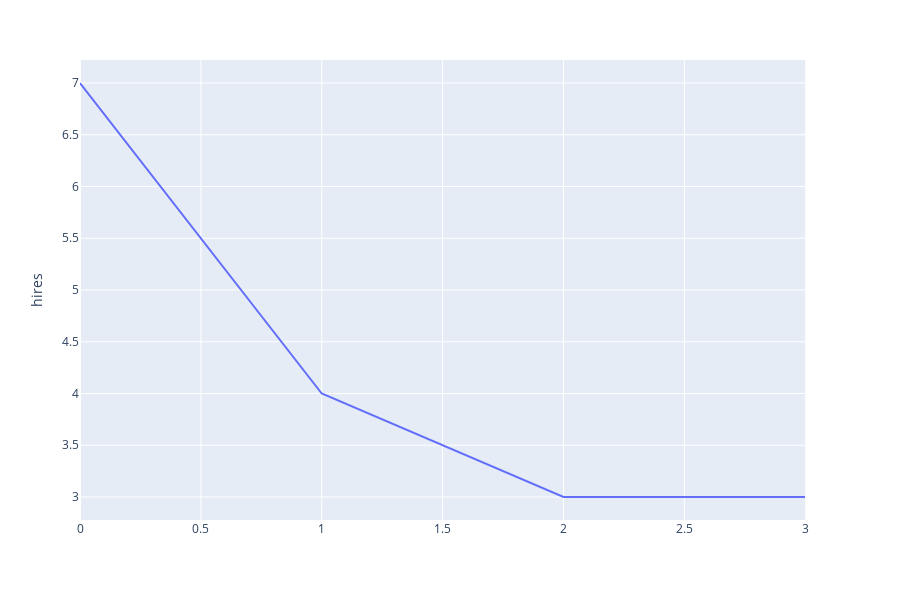

Write notebook code for a chart like this one.
### Code cell
import plotly.express as px

fig = px.line(df_test, y="hires")
fig.show()

### Figure 1 — Plotly figure (JSON) as saved in the notebook; plotly's stock layout.template omitted (floating-point values rounded to 4 significant figures)
{"data": [{"hoverlabel": {"namelength": 0}, "hovertemplate": "hires=%{y}", "legendgroup": "", "line": {"color": "#636efa", "dash": "solid"}, "mode": "lines", "name": "", "showlegend": false, "type": "scatter", "xaxis": "x", "y": [7, 4, 3, 3], "yaxis": "y"}], "layout": {"height": 600, "legend": {"tracegroupgap": 0}, "margin": {"t": 60}, "xaxis": {"anchor": "y", "domain": [0, 0.98]}, "yaxis": {"anchor": "x", "domain": [0, 1], "title": {"text": "hires"}}}}
